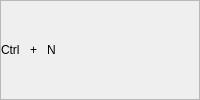
                  <widget class="QFrame" name="frame_14">
                   <property name="minimumSize">
                    <size>
                     <width>0</width>
                     <height>32</height>
                    </size>
                   </property>
                   <property name="frameShape">
                    <enum>QFrame::StyledPanel</enum>
                   </property>
                   <property name="frameShadow">
                    <enum>QFrame::Raised</enum>
                   </property>
                   <property name="type_frame_table" stdset="0">
                    <number>3</number>
                   </property>
                   <layout class="QHBoxLayout" name="horizontalLayout_18">
                    <property name="spacing">
                     <number>10</number>
                    </property>
                    <property name="leftMargin">
                     <number>0</number>
                    </property>
                    <property name="topMargin">
                     <number>0</number>
                    </property>
                    <property name="rightMargin">
                     <number>0</number>
                    </property>
                    <property name="bottomMargin">
                     <number>0</number>
                    </property>
                    <item>
                     <widget class="QLabel" name="label_22">
                      <property name="text">
                       <string>Ctrl</string>
                      </property>
                      <property name="type_label_table" stdset="0">
                       <number>4</number>
                      </property>
                     </widget>
                    </item>
                    <item>
                     <widget class="QLabel" name="label_23">
                      <property name="minimumSize">
                       <size>
                        <width>0</width>
                        <height>0</height>
                       </size>
                      </property>
                      <property name="text">
                       <string>+</string>
                      </property>
                      <property name="type_label_table" stdset="0">
                       <number>5</number>
                      </property>
                     </widget>
                    </item>
                    <item>
                     <widget class="QLabel" name="label_24">
                      <property name="text">
                       <string>N</string>
                      </property>
                      <property name="type_label_table" stdset="0">
                       <number>4</number>
                      </property>
                     </widget>
                    </item>
                    <item>
                     <spacer name="horizontalSpacer_10">
                      <property name="orientation">
                       <enum>Qt::Horizontal</enum>
                      </property>
                      <property name="sizeHint" stdset="0">
                       <size>
                        <width>40</width>
                        <height>20</height>
                       </size>
                      </property>
                     </spacer>
                    </item>
                   </layout>
                  </widget>
